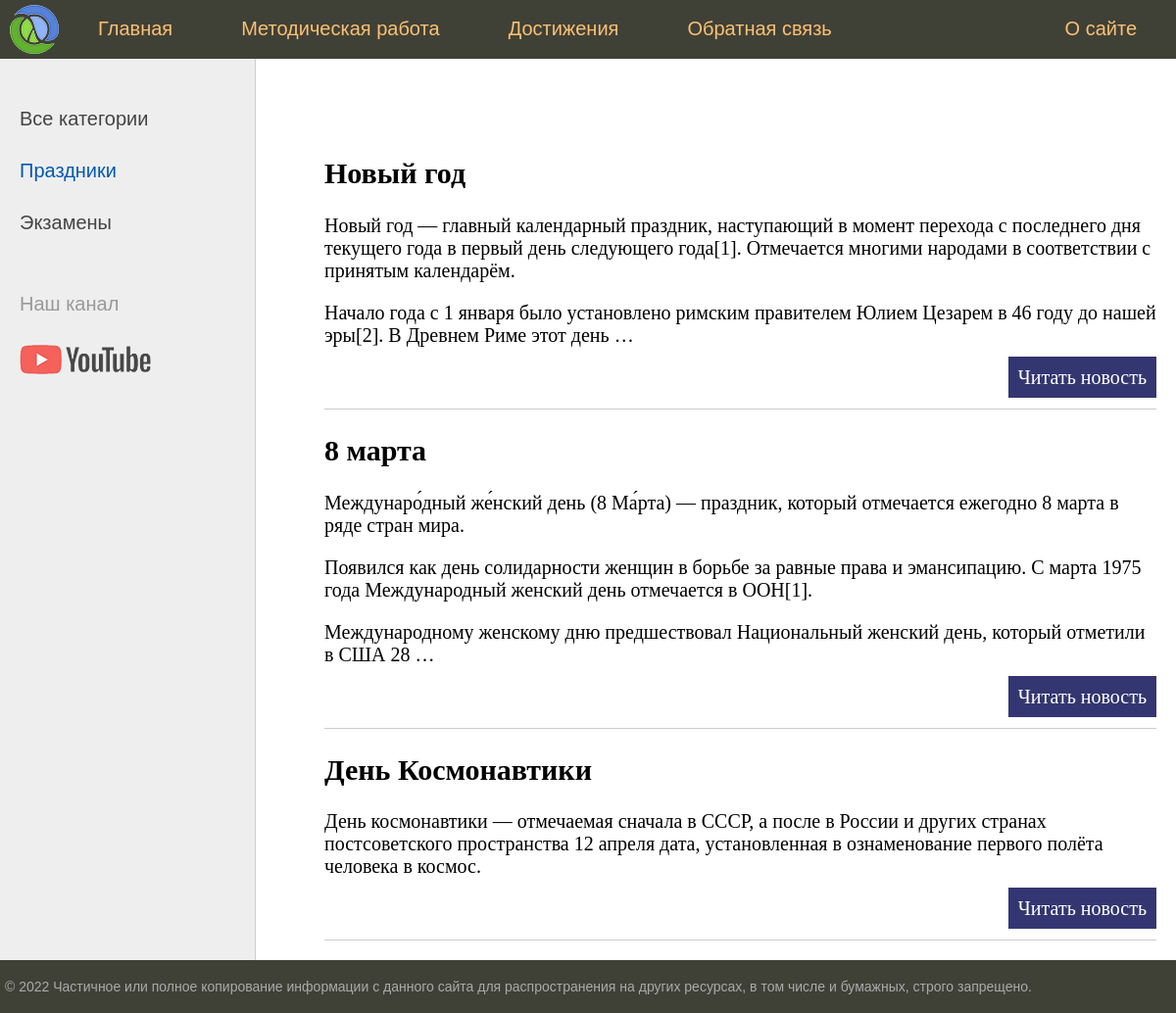
Page /category/1/ on the committed database.
### headapp/models.py (models this page shows, shortened)
class Category(models.Model):
    name = models.CharField(max_length=100, db_index=True, verbose_name="Категория")
    def get_absolute_url(self):
        return reverse('category', kwargs={'cat_id': self.pk})
    class Meta:
        verbose_name = 'Категории'
        verbose_name_plural = 'Категории'
        ordering = ['name']

class News(models.Model):
    title = models.CharField(max_length=255, verbose_name='Заголовок')
    content = models.TextField(blank=True, verbose_name='Содержимое статьи')
    photo = models.ImageField(upload_to="photos/%Y/%m/%d", verbose_name='Фотография')
    time_create = models.DateTimeField(auto_now_add=True, verbose_name='Время создания')
    time_upload = models.DateTimeField(auto_now=True, verbose_name='Изменено')
    is_published = models.BooleanField(default=True, verbose_name='Опубликовано')
    cat = models.ForeignKey('Category', on_delete=models.PROTECT, null=True, verbose_name='Категория')
    def get_absolute_url(self):
        return reverse('posts', kwargs={'post_id': self.pk})
    class Meta:
        verbose_name = 'Новости'
        verbose_name_plural = 'Новости'
        ordering = ['time_create', 'title']

### headapp/views.py (the view)
# urls.py: path('category/<int:cat_id>/', show_category, name='category'),
def show_category(request, cat_id):
    posts = News.objects.filter(cat_id=cat_id)
    if len(posts)==0:
        raise Http404()
    context = {
        'menu': menu,
        'title': 'Главная страница',
        'posts': posts,
        'cat_selected': cat_id,
    }
    return render(request, 'headapp/category.html', context=context)

### headapp/templatetags/headapp_tags.py (called while the page is built)
@register.simple_tag(name="getcats")
def get_categories():
    return Category.objects.all()

### headapp/templates/headapp/category.html (shortened to what this page needs)
{% extends 'headapp/base.html' %}
{% block content %}
<ul class="list-articles">
    {% for p in posts  %}
    <li>
    <h2>{{p.title}}</h2>
    <p>{{ p.content|linebreaks|truncatewords:50 }}</p>
    <p class="link-read-post"> <a href="{{ p.get_absolute_url }}">Читать новость</a> </p>
    </li>
    {% endfor %}
</ul>
{% endblock %}

### headapp/templates/headapp/base.html (shortened to what this page needs)
{% load static %}
{% load headapp_tags %}
<!DOCTYPE html>
<html>
<head>
	<link type="text/css" href="{% static 'headapp/css/styles.css' %}" rel="stylesheet" />
</head>
<body>
<table class="table-page" border=0 cellpadding="0" cellspacing="0">
<tr><td valign=top>
{% block mainmenu %}
		<div class="header">
			<ul id="mainmenu" class="mainmenu">
			<li class="logo"><a href="{% url 'home' %}"><div class="logo"></div></a></li>
{% for m in menu %}
	{% if not forloop.last %}
			<li><a href="{% url m.url_name %}">{{m.title}}</a></li>
	{% else %}
			<li class="last"><a href="{% url m.url_name %}">{{m.title}}</a></li>
	{% endif %}
{% endfor %}
			</ul>
		</div>
{% endblock mainmenu %}
<table class="table-content" border=0 cellpadding="0" cellspacing="0">
<tr>
	<td valign="top" class="left-chapters">
	{% getcats as categories %}
	<ul id="leftchapters">
		{% if cat_selected == 0 %}
			<li class="selected">Все категории</li>
		{% else %}
			<li class="selected"><a href="{% url 'home' %}">Все категории</a> </li>
		{% endif %}
		{% for c in categories %}
			{% if c.pk == cat_selected %}
				<li class="selected">{{ c.name }}</li>
			{% else %}
				<li class="selected"><a href="{{ c.get_absolute_url }}">{{ c.name }}</a> </li>
			{% endif %}
		{% endfor %}
		<li class="share">
		<p>Наш канал</p>
		<a class="share-yt" href="https://www.youtube.com/channel/UClJzWfGWuGJL2t-3dYKcHTA/playlists" target="_blank" rel="nofollow"></a>
		</li>
	</ul>
</td>
<td valign="top" class="content">
	<div class="content-text">
{% block content %}
{% endblock %}
	</div>
</td></tr></table>
</td></tr>
<tr><td valign=top>
	<div id="footer">
		<p>&copy; 2022 Частичное или полное копирование информации с данного сайта для распространения на других ресурсах, в том числе и бумажных, строго запрещено.</p>
	</div>
</td></tr></table>
</body>
</html>

### headapp/static/headapp/css/styles.css (style rules this page uses)
html, body { font-family: 'Arial'; margin: 0; padding: 0; height: 100%; width: 100%; color: #444; }
a { color: #0059b2; text-decoration: none; }
p.link-read-post { text-align: right; }
p.link-read-post a { padding: 10px; min-width: 100px; background: #333671; color: #fff; text-decoration: none; }
ul.list-articles { list-style: none; margin: 0; padding: 0; }
ul.list-articles li { border-bottom: 1px solid #ccc; }
.table-page { width: 100%; height: 100%; vertical-align: top; }
.table-page tr { height: 100%; }
.header { background: #3F4137; height: 60px; }
.logo { background: url('../images/logo.png') no-repeat 10px 5px; width: 70px; height: 60px; }
ul.mainmenu { list-style: none; margin: 0; padding: 0; height: 60px; color: #fdc073; font-size: 20px; overflow: hidden; }
ul.mainmenu li { float: left; margin: 18px 40px 0 30px; }
ul.mainmenu li.logo { margin: 0; }
ul.mainmenu li.last { float: right; }
ul.mainmenu li a { color: #fdc073; text-decoration: none; }
.table-content { width: 100%; min-height: 100%; height: 100%; }
.left-chapters { margin: 0; background: #eee; border-right: 1px solid #ccc; min-height: 100%; }
.left-chapters ul { width: 230px; min-height: 100%; margin: 0; padding: 20px 10px 10px 20px; list-style: none; font-size: 20px; }
.left-chapters ul li { margin: 30px 0 0 0; color: #999; }
.left-chapters ul li.selected { color: #0059b2; }
.left-chapters ul li a { color: #444; text-decoration: none; }
.left-chapters ul li.share { margin: 60px 0 0 0; }
.left-chapters ul li.share p { margin: 30px 0 30px 0; }
.left-chapters ul li.share a { display: inline-block; width: 40px; height: 40px; margin: 0 20px 0 0; }
.left-chapters ul li.share a.share-yt { width: 100%; height: 30px; background: url('../images/share_yt.png') no-repeat 0 0 }
.content { padding: 40px 20px 20px 40px; width: 100%; box-sizing: border-box; }
.content-text { margin: 60px 0 0 30px; color: #000; font-size: 20px; font-family: Yandex Sans Display Light; }
#footer { box-sizing: border-box; background: #3F4137; padding: 5px; color: #aaa; font-size: 14px; font-family: Verdana, Geneva, Arial, Helvetica; text-align: left; overflow: hidden; }

### rows in the picture
Category: name "Праздники"
Category: name "Экзамены"
News: title "Новый год", content "Новый год — главный календарный праздник, наступающий в момент перехода с последнего дня текущего года в первый день следующего года[1]. Отмечается многими народами в соответствии с принятым календарём. Начало года с 1 января было установлено римским правителем Юлием Цезарем в 46 году до нашей эры[2]. В Древнем Риме этот день …"
News: title "8 марта", content "Междунаро́дный же́нский день (8 Ма́рта) — праздник, который отмечается ежегодно 8 марта в ряде стран мира. Появился как день солидарности женщин в борьбе за равные права и эмансипацию. С марта 1975 года Международный женский день отмечается в ООН[1]. Международному женскому дню предшествовал Национальный женский день, который отметили в США 28 …"
News: title "День Космонавтики", content "День космонавтики — отмечаемая сначала в СССР, а после в России и других странах постсоветского пространства 12 апреля дата, установленная в ознаменование первого полёта человека в космос."

### other values in the picture
{{ m.title }} "Главная" "Методическая работа" "Достижения" "Обратная связь"
{{ m.title }} "О сайте"
